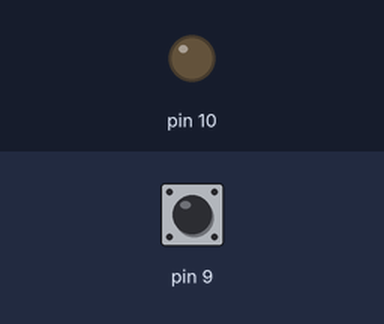
Recording of a sketch running on a simulated Arduino Uno, built with avr-gcc and run on an emulated ATmega328P. On the bench: output pins drawn as LEDs (lit = HIGH). Inputs (shaded band) come from the test bench; at power-on: pin 9 HIGH.

Above: at 0.8 s.
0.9 s: pin 9 pulled LOW for 0.15 s
At 1.2 s:
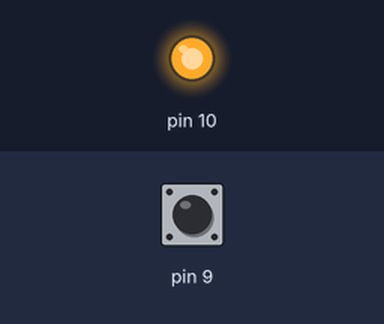
2.5 s: pin 9 pulled LOW for 1 s
At 3.6 s:
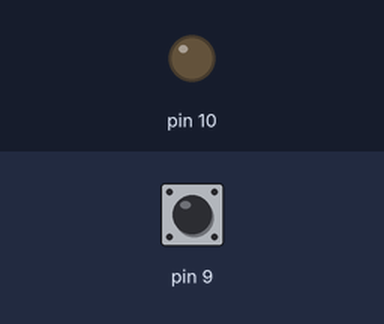
5.0 s: pin 9 pulled LOW for 3.2 s
At 5.5 s:
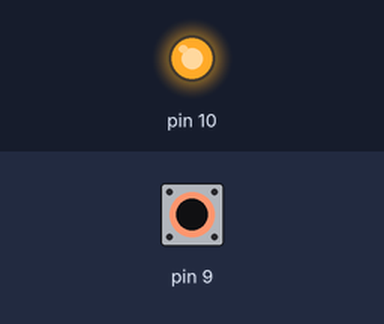
Timing chart, 0 to 8.0 s (numbered marks = the images above; inputs shaded):
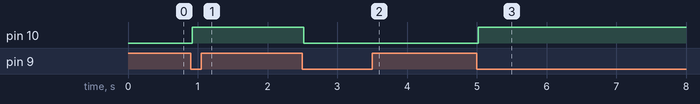

The sketch:

Phase1_0_3.ino
```cpp
#include <Arduino.h>

int main() {
  init();

  DDRB = 0b00000100; //D10 output, D9 input
  PORTB |= (1u << 1); //Pullup enabled

  int drop = 0;
  uint8_t inputState = 0x00;

  while (1){
    inputState = PINB & 0b00000010;

    if (!drop && !inputState){
      delay(20);
      drop = 1;
      PORTB ^= 0b00000100;
    }

    if (drop && inputState){
      drop = 0;
    }
  }
}
```

Measured:
- after the input at 0.9 s, pin 10: LOW → HIGH at once
- after the input at 2.5 s, pin 10: HIGH → LOW at once
- after the input at 5.0 s, pin 10: LOW → HIGH at once
